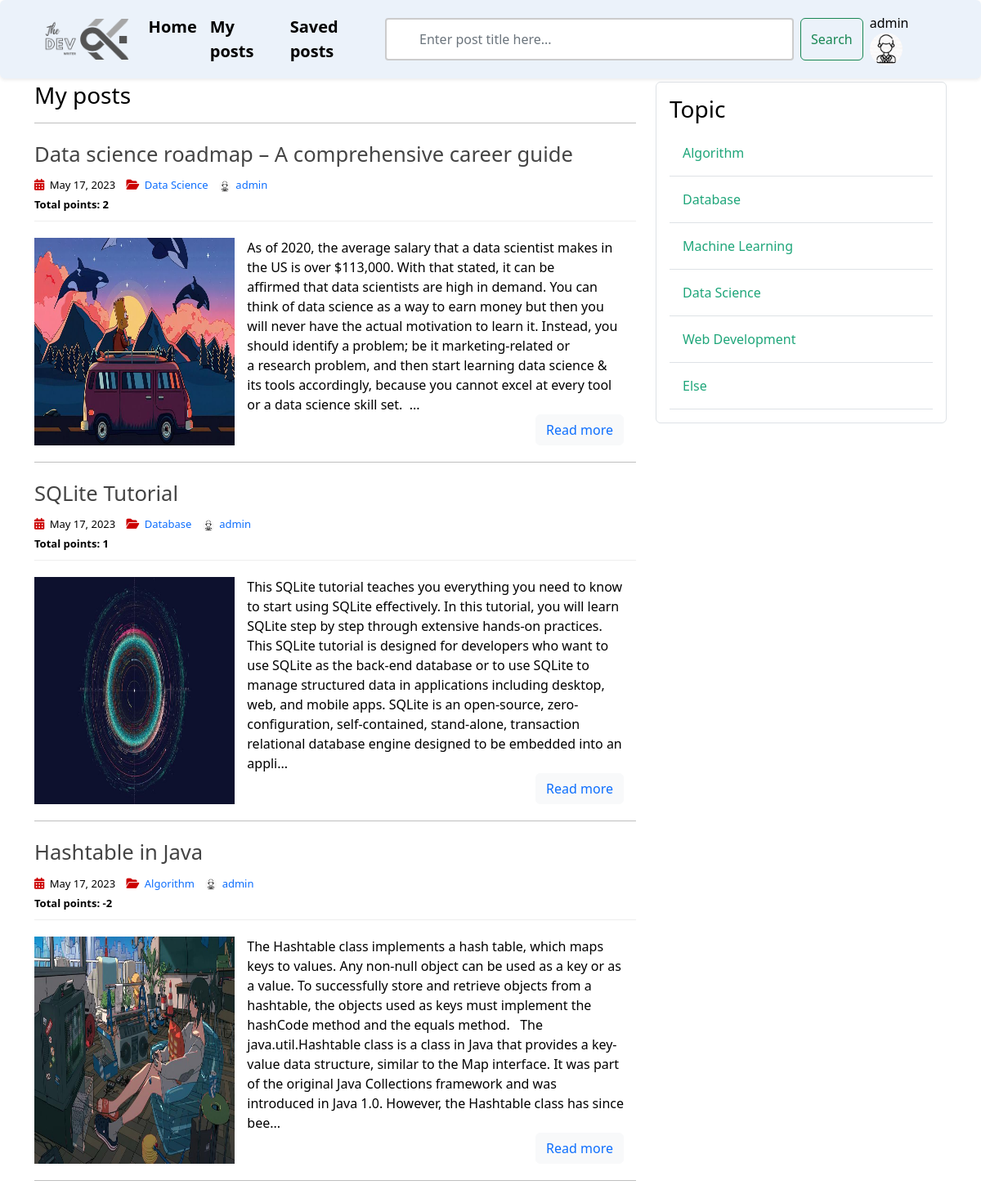
Screenshot of /mine (signed in) with the database file from the repository.
### user_app/models.py (models this page shows, shortened)
class Profile(models.Model):
    user = models.OneToOneField(User, on_delete=models.CASCADE)
    avatar = models.ImageField(default='default.jpg', upload_to='profile_pics')

### post_app/models.py (models this page shows, shortened)
class Post(models.Model):
    title = models.CharField(max_length=256)
    content = RichTextField(blank=True, null=True)
    date_posted = models.DateTimeField(default=timezone.now)
    author = models.ForeignKey(User, on_delete=models.CASCADE)
    image = models.ImageField(
        default='post_default.jpg', upload_to='post_pics')
    topic = models.ForeignKey(
        Topic, on_delete=models.CASCADE, null=True, blank=False)
    vote_count = models.IntegerField(default=0)

class Topic(models.Model):
    name = models.CharField(max_length=256)

### post_app/views.py (the view, shortened to what this page needs)
# urls.py: path('mine', MyPostListView.as_view(), name='mine'),
class MyPostListView(ListView):
    model = Post
    template_name = 'post/my_posts.html'
    context_object_name = 'posts'
    paginate_by = 5
    def get_queryset(self):
        user = self.request.user
        return Post.objects.filter(author=user).order_by('-date_posted')
    def get_context_data(self, **kwargs):
        user = self.request.user
        context = super(MyPostListView, self).get_context_data(**kwargs)
        context['posts'] = Post.objects.filter(
            author=user).order_by('-date_posted')
        context['topics'] = Topic.objects.all()
        user_voted = {}
        if self.request.user.is_authenticated :
            for post in context['posts'] :
                try :
                    vote = Vote.objects.get(user=self.request.user, voted_post=post)
                    user_voted[post.id] = vote.vote_type
                except Vote.DoesNotExist :
                    pass
        context['user_voted'] = user_voted
        return context

### post_app/templates/post/my_posts.html (shortened to what this page needs)
{% extends 'base.html' %}
{% load static %}
{% load custom_tags %}
{% block post_content %}
<head>
    <link rel="stylesheet" type="text/css" href="{% static 'article/home.css' %}">
</head>
    <h3 class="mb-3">My posts</h3>
    <hr>
    {% for post in posts %}
    <article>
        <header>
            <h2>
                <a href="{% url 'post-detail' post.id %}" class="post-title">
                    {{ post.title }}
                </a>
            </h2>
            <div class="entry-meta">
                <span>
                    <i class="fa-solid fa-calendar-days"></i>
                    {{ post.date_posted | date:"F d, Y" }}
                </span>
                <span>
                    <i class="fa-solid fa-folder-open"></i>
                    <a href="{% url 'topic-posts' post.topic.id %}" class="topic-link">
                        {{ post.topic.name }}
                    </a>
                </span>
                <span>
                    <img class="rounded-circle account-img" src="{{ post.author.profile.avatar.url }}" alt="account-image">
                    <a href="{% url 'user-posts' post.author.username %}" class="ms-auto">{{ post.author }}</a>
                </span>
                <br>
                <span class="vote-span">
                    <span id="vote-count">
                    <b>Total points: {{ post.vote_count }}</b>
                    </span>
                </span>
            </div>
        </header>
        <div class="entry-content">
            <img class="col-sm-4" src="{{ post.image.url }}" alt="image">
            <div class="post-content">
                <div class="truncate-content">
                    {% if post.content|length > 550 %}
                        {{ post.content|striptags|safe|slice:":550" }}...
                    {% else %}
                        {{ post.content|striptags|safe }}
                    {% endif %}
                </div>
                <p>
                    <button type="button" class="btn btn-light">
                        <a href="{% url 'post-detail' post.id %}">
                            Read more
                        </a>
                    </button>
                </p>
            </div>
        </div>
    </article>
        <hr class="section-divider">
    {% endfor%}
{% endblock post_content %}
{% block topic_content %}
    {% include 'topic/topic_sidebar.html' %}
{% endblock topic_content %}

### templates/base.html (shortened to what this page needs)
{% load static %}
<!DOCTYPE html>
<html lang="en">
<head>
    <link href="https://cdn.jsdelivr.net/npm/bootstrap@5.2.0-beta1/dist/css/bootstrap.min.css" rel="stylesheet">
    <link rel="stylesheet" type="text/css" href="{% static 'css/main.css' %}">
    <link rel="stylesheet" href="https://cdnjs.cloudflare.com/ajax/libs/font-awesome/6.1.1/css/all.min.css" />
</head>
<body>
    <header>
        <nav class="navbar navbar-expand-md fixed-top navbar-light shadow-sm rounded">
            <div class="container">
                <a href="{% url 'home' %}" class="navbar-brand mr-4">
                    <img id="logo" src="{% static 'images/logo.png' %}" alt="logo">
                </a>
                <div class="collapse navbar-collapse">
                    <div class="navbar-nav">
                        <a href="{% url 'home' %}" class="nav-item nav-link fs-5 fw-bold">Home</a>
                        {% if user.is_authenticated %}
                        <a href="{% url 'mine' %}" class="nav-item nav-link fs-5 fw-bold">My posts</a>
                        <a href="{% url 'saved' %}" class="nav-item nav-link fs-5 fw-bold">Saved posts</a>
                        {% endif %}
                    </div>
                    <div class="navbar-nav">
                        <form class="d-flex" action = "#" >
                            <input class="form-control me-2" type="search" placeholder="Enter post title here..." aria-label="Search" name = "keyword">
                            <button class="btn btn-outline-success" type="submit">Search</button>
                        </form>
                    </div>
                    <div class="navbar-nav">
                        {% if user.is_authenticated %}
                            <div class="dropdown nav-item nav-link">
                                <div type="button" id="dropdownMenuButton1" data-bs-toggle="dropdown" aria-expanded="false">
                                    <span>{{ user.username }}</span>
                                    <img src="{{ user.profile.avatar.url }}" alt="avatar" class="rounded-circle navbar-avatar-img">
                                </div>
                            </div>
                        {% endif %}
                    </div>
                </div>
            </div>
        </nav>
    </header>
    <main role="main" class="container">
        <div class="row">
            <div class="col-md-8">
                {% block post_content %}{% endblock %}
            </div>
            <div class="col-md-4">
                {% block topic_content %}{% endblock %}
            </div>
        </div>
    </main>
</html>

### post_app/templates/topic/topic_sidebar.html
<div class="content-section border p-3 rounded">
    <h3>Topic</h3>
    {% for topic in topics %}
        <a href="{% url 'topic-posts' topic.id %}" class="topic-link">
            <div class="border-bottom w-100 p-3">
                {{topic.name}}
            </div>
        </a>
    {% endfor%}
</div>

### tech_forum/static/css/main.css (style rules this page uses)
body { color: #000; margin-top: 5rem; }
a, a:hover { text-decoration: none; }
header > nav { background-color: #EBF2FA !important; }
.navbar-expand-md .navbar-collapse { justify-content: space-between; }
.nav-item.nav-link { display: inline; color: #000; }
.navbar-avatar-img { height: 40px; width: 40px; }
#logo { height: 50px; }
main { margin-top: 100px; }

### post_app/static/article/home.css (style rules this page uses)
a, a:hover { text-decoration: none; }
article { margin-bottom: 20px; }
article header { border-bottom: 1px solid #eee; padding-bottom: 9px; }
.post-title { color: #444; font-size: 1.6rem; }
.entry-meta span { font-size: 13px; margin-right: 10px; }
.entry-meta i { font-size: 14px; margin-right: 3px; color: #cc0000; }
.account-img { height: 14px; width: 14px; margin-right: 3px; border: #cc0000; }
.entry-content { display: flex; flex-direction: row; margin-top: 20px; }
.post-content { display: flex; flex-direction: column; justify-content: space-between; align-items: flex-end; min-height: 1px; padding-right: 15px; padding-left: 15px; }
.post-content > * { margin-bottom: 0; }
.topic-link div { color: #1fa67a; }

### templates/base.html (style rules this page uses)
input[type=search] { width: 500px; box-sizing: border-box; border: 2px solid #ccc; border-radius: 4px; font-size: 16px; background-color: white; background-position: 10px 10px; background-repeat: no-repeat; padding: 12px 20px 12px 40px; }

### rows the page displays
Post: title "Data science roadmap – A comprehensive career guide", date_posted "May 17, 2023", topic.name "Data Science", author.profile.avatar (placeholder picture), author "admin", vote_count "2", image (picture), content "As of 2020, the average salary that a data scientist makes in the US is over $113,000. With that stated, it can be affirmed that data scientists are high in demand. You can think of data science as a way to earn money but then you will never have the actual motivation to learn it. Instead, you should identify a problem; be it marketing-related or a research problem, and then start learning data science & its tools accordingly, because you cannot excel at every tool or a data science skill set."
Post: title "SQLite Tutorial", date_posted "May 17, 2023", topic.name "Database", author.profile.avatar (placeholder picture), author "admin", vote_count "1", image (picture), content "This SQLite tutorial teaches you everything you need to know to start using SQLite effectively. In this tutorial, you will learn SQLite step by step through extensive hands-on practices. This SQLite tutorial is designed for developers who want to use SQLite as the back-end database or to use SQLite to manage structured data in applications including desktop, web, and mobile apps. SQLite is an open-source, zero-configuration, self-contained, stand-alone, transaction relational database engine designed to be embedded into an appli"
Post: title "Hashtable in Java", date_posted "May 17, 2023", topic.name "Algorithm", author.profile.avatar (placeholder picture), author "admin", vote_count "-2", image (picture), content "The Hashtable class implements a hash table, which maps keys to values. Any non-null object can be used as a key or as a value. To successfully store and retrieve objects from a hashtable, the objects used as keys must implement the hashCode method and the equals method. The java.util.Hashtable class is a class in Java that provides a key-value data structure, similar to the Map interface. It was part of the original Java Collections framework and was introduced in Java 1.0. However, the Hashtable class has since bee"
Topic: name "Algorithm"
Topic: name "Database"
Topic: name "Machine Learning"
Topic: name "Data Science"
Topic: name "Web Development"
Topic: name "Else"

### other values shown
{{ user.username }} "admin"
